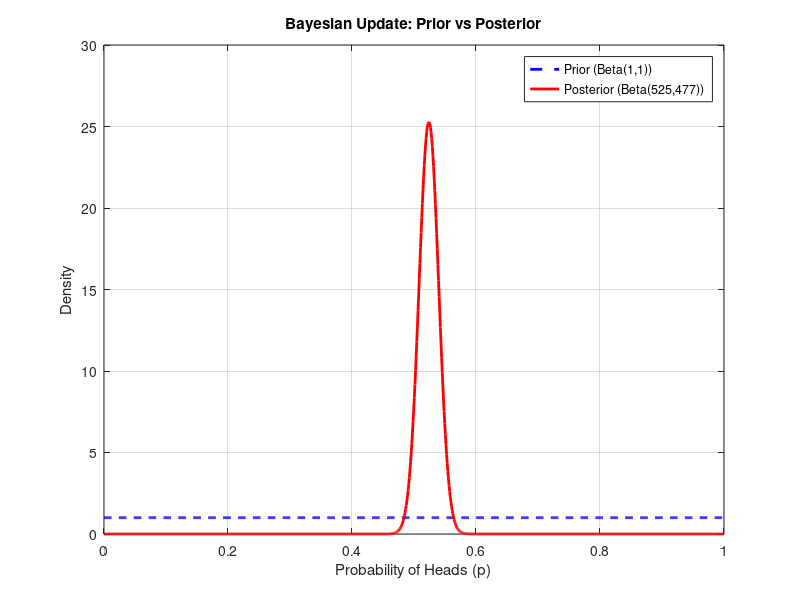

The MATLAB script that drew this image:
% Bayesian Coin Toss Analysis 

% Define experiment parameters
n = 1000;          % Total number of coin tosses
p_true = 0.52;     % True probability of heads
tosses = rand(n, 1) < p_true;  % Simulate coin tosses (1 = Head, 0 = Tail)
numHeads = sum(tosses);   % Count number of heads
numTails = n - numHeads;  % Count number of tails

fprintf('Number of Heads: %d\n', numHeads);
fprintf('Number of Tails: %d\n', numTails);

% Define prior parameters (Uniform prior: Beta(1,1))
alpha_prior = 1;
beta_prior = 1;

% Compute posterior parameters (Bayesian update)
alpha_post = alpha_prior + numHeads;
beta_post = beta_prior + numTails;

% Define range of probability values for plotting
p_values = linspace(0, 1, 1000);  

% Compute the Prior Distribution (Beta PDF)
% betapdf can be also implemented, instead of using the inbuilt function
prior_pdf = betapdf(p_values, alpha_prior, beta_prior);

% Compute the Posterior Distribution (Updated Beta PDF)
posterior_pdf = betapdf(p_values, alpha_post, beta_post);

% Plot Prior and Posterior Distributions
figure;
plot(p_values, prior_pdf, 'b--', 'LineWidth', 2); hold on;  % Prior (blue dashed)
plot(p_values, posterior_pdf, 'r-', 'LineWidth', 2);  % Posterior (red solid)
xlabel('Probability of Heads (p)');
ylabel('Density');
title('Bayesian Update: Prior vs Posterior');
legend('Prior (Beta(1,1))', sprintf('Posterior (Beta(%d,%d))', alpha_post, beta_post));
grid on;
hold off;
